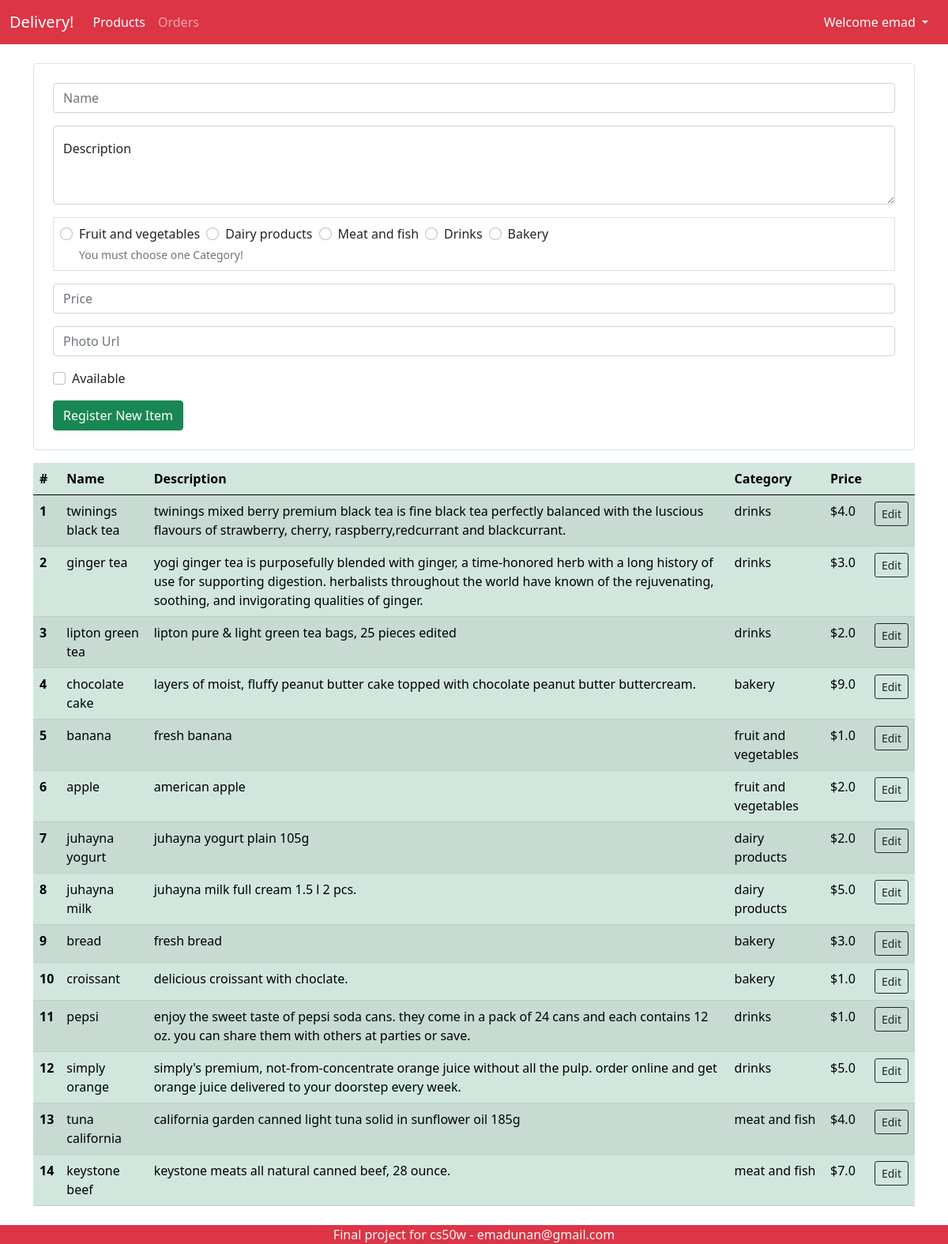
The page /dataentry (signed in) on the database its author committed.
### delivery/models.py (models this page shows, shortened)
class User(AbstractUser):
    phone = models.CharField(max_length=15)
    address = models.TextField(max_length=255)

class Item(models.Model):
    name = models.CharField(max_length=255)
    description = models.TextField(max_length=1000)
    category = models.CharField(max_length=50)
    price = models.FloatField()
    photo_url = models.TextField()
    availability = models.BooleanField(default=True)
    created_at = models.DateTimeField(default=timezone.now)
    class Meta:
        constraints = [
            models.UniqueConstraint(name='unique_name', fields=['name'])
        ]

### delivery/views.py (the view)
# urls.py: path('dataentry', views.data_entry, name="dataentry"),
@login_required
def data_entry(request):
    if request.method == "POST":
        name = request.POST["name"]
        description = request.POST["description"]
        category = request.POST.get("category")
        price = request.POST["price"]
        photoUrl = request.POST["photoUrl"]
        availability = request.POST.get("availability", "unavailable") == "available"
        if name == '' or description == '' or category == None or price == '' or photoUrl == '':
            return render(request, "delivery/dataentry.html", {
                "message": "Invalid Input value, fill all input fields and try again."
            })
        try:
            item = Item.objects.create(
                name=name.lower(),
                description=description.lower(),
                category=category,
                price=price,
                photo_url=photoUrl,
                availability=availability)
            item.save()
        except IntegrityError:
            return render(request, "delivery/dataentry.html", {
                "message": "This item is already registered."
            })
        return HttpResponseRedirect(reverse("dataentry"))
    else:
        items = Item.objects.all().order_by('-created_at')
        return render(request, "delivery/dataentry.html", {
            "items": items
        })

### delivery/templatetags/delivery_extras.py (called while the page is built)
@register.filter(name='has_group')
def has_group(user, group_name):
    group = Group.objects.get(name=group_name)
    return True if group in user.groups.all() else False

### delivery/templates/delivery/dataentry.html (shortened to what this page needs)
{% extends 'delivery/layout.html' %}
{% block body %}
<div id="register-items__section" class="p-4 border rounded">
    <form action="{% url 'dataentry' %}" method="POST">
        <div class="mb-3">
            <input type="text" class="form-control" id="InputItemName" name="name" placeholder="Name">
        </div>
        <div class="form-floating mb-3">
            <textarea class="form-control" placeholder="Leave a comment here" id="InputItemDescription"
                name="description" style="height: 100px"></textarea>
            <label for="InputItemDescription">Description</label>
        </div>
        <div id="categories__container" class="mb-3 p-2 border">
            <div id="categories-input__radios">
                <div class="form-check me-2">
                    <input class="form-check-input" type="radio" name="category" value="fruit and vegetables"
                        id="InputItemCategory1">
                    <label class="form-check-label" for="InputItemCategory1">
                        Fruit and vegetables
                    </label>
                </div>
                <div class="form-check me-2">
                    <input class="form-check-input" type="radio" name="category" value="dairy products"
                        id="InputItemCategory2">
                    <label class="form-check-label" for="InputItemCategory2">
                        Dairy products
                    </label>
                </div>
                <div class="form-check me-2">
                    <input class="form-check-input" type="radio" name="category" value="meat and fish"
                        id="InputItemCategory3">
                    <label class="form-check-label" for="InputItemCategory3">
                        Meat and fish
                    </label>
                </div>
                <div class="form-check me-2">
                    <input class="form-check-input" type="radio" name="category" value="drinks" id="InputItemCategory4">
                    <label class="form-check-label" for="InputItemCategory4">
                        Drinks
                    </label>
                </div>
                <div class="form-check me-2">
                    <input class="form-check-input" type="radio" name="category" value="bakery" id="InputItemCategory5">
                    <label class="form-check-label" for="InputItemCategory5">
                        Bakery
                    </label>
                </div>
            </div>
            <small id="category-choose__hint" class="ms-4">You must choose one Category!</small>
        </div>
        <div class="mb-3">
            <input type="number" class="form-control" id="InputItemPrice" name="price" placeholder="Price">
        </div>
        <div class="mb-3">
            <input type="text" class="form-control" id="InputItemPhotoUrl" name="photoUrl" placeholder="Photo Url">
        </div>
        <div class="mb-3 form-check">
            <input type="checkbox" name="availability" value="available" class="form-check-input"
                id="InputItemAvailability">
            <label class="form-check-label" for="InputItemAvailability">Available</label>
        </div>
        <button type="submit" class="btn btn-success">Register New Item</button>
    </form>
</div>
<div id="preview-items__section" class="mt-3">
    <table class="table table-success table-striped">
        <thead>
            <tr>
                <th scope="col">#</th>
                <th scope="col">Name</th>
                <th scope="col">Description</th>
                <th scope="col">Category</th>
                <th scope="col">Price</th>
                <th scope="col"></th>
            </tr>
        </thead>
        <tbody>
            {% for item in items %}
            <tr>
                <th scope="row">{{forloop.counter}}</th>
                <td>{{item.name}}</td>
                <td>{{item.description}}</td>
                <td>{{item.category}}</td>
                <td>${{item.price}}</td>
                <td><button class="btn btn-outline-dark btn-sm edit-item__btn">Edit</button></td>
            </tr>
            {% endfor %}
        </tbody>
    </table>
</div>
{% endblock %}

### delivery/templates/delivery/layout.html (shortened to what this page needs)
{% load static %}
{% load delivery_extras %}
<!DOCTYPE html>
<html lang="en">
<head>
    <link href="https://cdn.jsdelivr.net/npm/bootstrap@5.0.0-beta3/dist/css/bootstrap.min.css" rel="stylesheet"
>
    <link rel="stylesheet" href="{% static 'delivery/style.css' %}">
</head>
<body>
    <header>
        <nav class="navbar navbar-expand-lg navbar-dark bg-danger">
            <div class="container-fluid">
                <a class="navbar-brand" href="#">Delivery!</a>
                <div class="collapse navbar-collapse" id="navbarSupportedContent">
                    <ul class="navbar-nav me-auto mb-2 mb-lg-0">
                        {% if not user.is_authenticated or request.user|has_group:"customer" %}
                        <li class="nav-item">
                            <a class="nav-link active" aria-current="page" href="{% url 'index' %}">Products</a>
                        </li>
                        {% endif %}
                        {% if request.user|has_group:"customer" %}
                        <li class="nav-item">
                            <a class="nav-link" href="{% url 'orders' %}">Orders</a>
                        </li>
                        {% endif %}
                    </ul>
                    {% if  user.is_authenticated%}
                    <div class="btn-group">
                        <button type="button" class="btn btn-danger dropdown-toggle" data-bs-toggle="dropdown" aria-expanded="false">
                          Welcome {{user.username}}
                        </button>
                    </div>
                    {% else %}
                    <div class="btn-group">
                        <a class="btn btn-danger" href="{% url 'register' %}">Register</a>
                        <a class="btn btn-danger" href="{% url 'login' %}">Login</a>
                    </div>
                    {% endif %}
                </div>
            </div>
        </nav>
    </header>
    <main>
        <div class="container">
            {% block body %}
            {% endblock %}
        </div>
    </main>
    <footer class="bg-danger text-center text-light">
        Final project for cs50w - emadunan@gmail.com
    </footer>
</body>
</html>

### delivery/static/delivery/style.css (style rules this page uses)
header { z-index: 3; position: fixed; top: 0; width: 100%; }
footer { width: 100%; position: fixed; left: 0; bottom: 0; }
main { margin-top: 5rem; margin-bottom: 3rem; }
#categories-input__radios { display: flex; flex-wrap: wrap; }
#category-choose__hint { color: #6c757d; }

### rows shown on the page
User: username "emad"
Item: name "twinings black tea", description "twinings mixed berry premium black tea is fine black tea perfectly balanced with the luscious flavours of strawberry, cherry, raspberry,redcurrant and blackcurrant.", category "drinks", price "4.0"
Item: name "ginger tea", description "yogi ginger tea is purposefully blended with ginger, a time-honored herb with a long history of use for supporting digestion. herbalists throughout the world have known of the rejuvenating, soothing, and invigorating qualities of ginger.", category "drinks", price "3.0"
Item: name "lipton green tea", description "lipton pure & light green tea bags, 25 pieces edited", category "drinks", price "2.0"
Item: name "chocolate cake", description "layers of moist, fluffy peanut butter cake topped with chocolate peanut butter buttercream.", category "bakery", price "9.0"
Item: name "banana", description "fresh banana", category "fruit and vegetables", price "1.0"
Item: name "apple", description "american apple", category "fruit and vegetables", price "2.0"
Item: name "juhayna yogurt", description "juhayna yogurt plain 105g", category "dairy products", price "2.0"
Item: name "juhayna milk", description "juhayna milk full cream 1.5 l 2 pcs.", category "dairy products", price "5.0"
Item: name "bread", description "fresh bread", category "bakery", price "3.0"
Item: name "croissant", description "delicious croissant with choclate.", category "bakery", price "1.0"
Item: name "pepsi", description "enjoy the sweet taste of pepsi soda cans. they come in a pack of 24 cans and each contains 12 oz. you can share them with others at parties or save.", category "drinks", price "1.0"
Item: name "simply orange", description "simply's premium, not-from-concentrate orange juice without all the pulp. order online and get orange juice delivered to your doorstep every week.", category "drinks", price "5.0"
Item: name "tuna california", description "california garden canned light tuna solid in sunflower oil 185g", category "meat and fish", price "4.0"
Item: name "keystone beef", description "keystone meats all natural canned beef, 28 ounce.", category "meat and fish", price "7.0"
